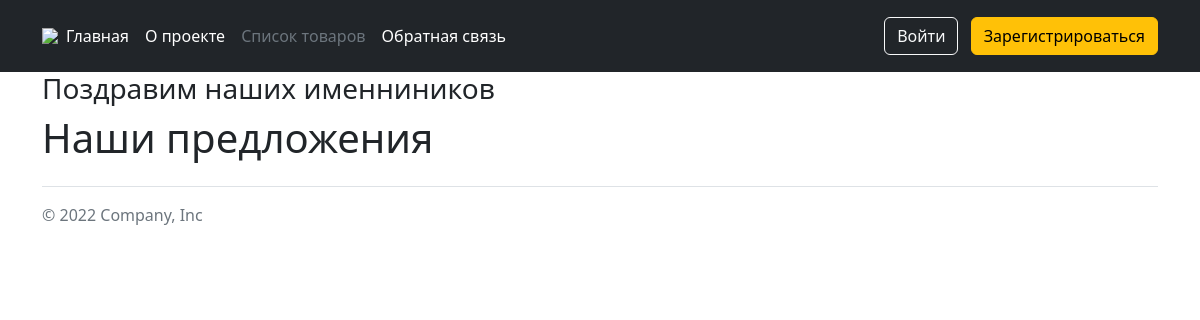
The app's page /catalog/, older data.
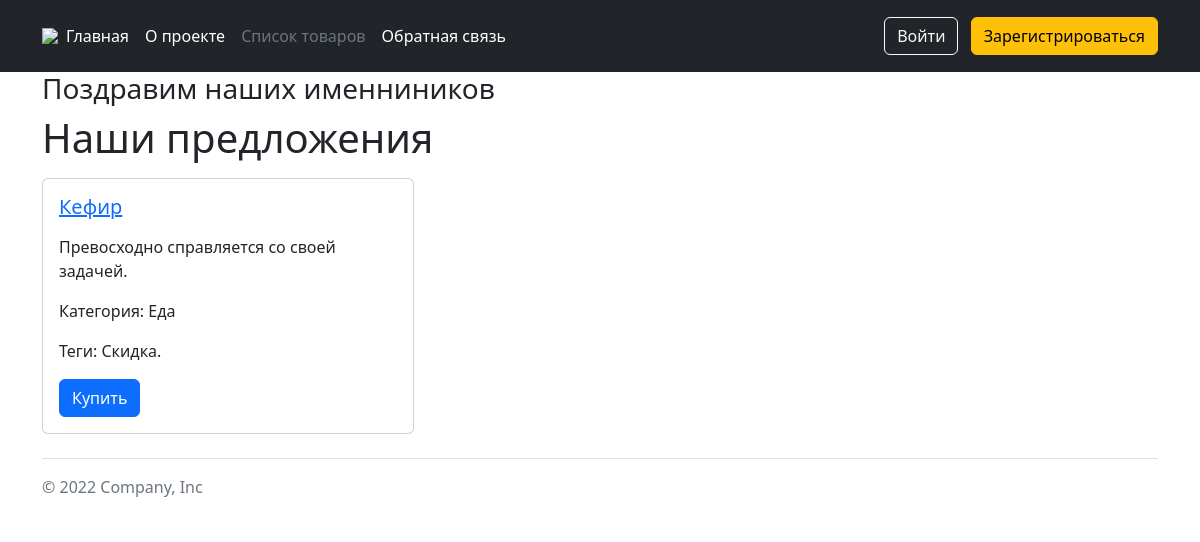
The same page, newer data.
### catalog/models.py (models this page shows, shortened)
class catalog_item(catalog):
    text = HTMLField(
        validators=[validate_must_be_param('превосходно', 'роскошно')],
        verbose_name="описание",
        help_text="должно содержаться слово превосходно или роскошно"
    )
    objects = ItemManager()
    category = models.ForeignKey(
        catalog_category(),
        on_delete=models.CASCADE,
        verbose_name="категория",
        help_text="выберете категорию"
    )
    tags = models.ManyToManyField(
        catalog_tag(),
        verbose_name="теги"
    )
    is_on_main = models.BooleanField(
        default=False,
        verbose_name="в главном"
    )
    class Meta:
        verbose_name = "товар"
        verbose_name_plural = "товары"

### core/models.py (models this page shows, shortened)
class catalog(models.Model):
    is_published = models.BooleanField(
        default=True,
        verbose_name="опубликовано"
    )
    name = models.CharField(
        max_length=150,
        verbose_name="название",
        help_text="максимально 150 символов"
    )
    class Meta:
        abstract = True

class catalog_slug(catalog):
    slug = models.SlugField(
        max_length=200,
        unique=True,
        verbose_name="название для url",
        help_text="максимальная длина - 200 символов, \
            только цифры, буквы латиницы и символы - и _"
    )

### catalog/managers.py (models this page shows)
class catalog_tag(catalog_slug):
    class Meta:
        verbose_name = "тег"
        verbose_name_plural = "теги"

### catalog/views.py (the view)
# urls.py: path('', views.Item_list.as_view(), name='item_list'),
class Item_list(ListView):
    model = Item
    template_name = 'catalog/item_list.html'
    context_object_name = 'items'
    def get_queryset(self):
        return Item.objects.catalog().order_by('name', 'category')

### catalog/managers.py (called while the page is built)
    def catalog(self):
        return (
            self.get_queryset()
                .filter(is_published=True)
                .select_related('category')
                .order_by('category__name')
                .prefetch_related(
                    Prefetch('tags', queryset=catalog_tag.objects.all())
                )
        )

### users/context_processors.py (called while the page is built)
def get_birthday_user(request):
    birthday_users = CustomUser.objects.filter(birthday=date.today()).only(
        'email',
        'username'
    )
    return {'birthday_users': birthday_users}

### templates/catalog/item_list.html
{% extends 'base.html' %}
{% load static %}
{% block content %}
    <div class="container">
        <h1>Наши предложения</h1>
        {% for item in items %}
        {% include "includes/item_card.html" %}
        {% endfor %}
    </div>
{% endblock %}

### templates/base.html (shortened to what this page needs)
{% load static %}
<!DOCTYPE html>
<html lang="ru">
<head>
    <link href="{% static 'bootstrap/css/bootstrap.min.css' %}" rel="stylesheet">
</head>
<body>
    {% include "includes/header.html" %}
    {% include "includes/birthday.html" %}
    <main>
        {% block content %}{% endblock %}
    </main>
    {% include "includes/footer.html" %}
</body>
</html>

### templates/includes/header.html (shortened to what this page needs)
{% load static %}
<header class="p-3 text-bg-dark">
    <div class="container">
      <div class="d-flex flex-wrap align-items-center justify-content-center justify-content-lg-start">
        <a href="/" class="d-flex align-items-center mb-2 mb-lg-0 text-white text-decoration-none">
          <img src="{% static 'favicon_package/logo.svg' %}"
        </a>
        <ul class="nav col-12 col-lg-auto me-lg-auto mb-2 justify-content-center mb-md-0">
          {% with request.resolver_match.view_name as view_name %}
            {% if view_name == 'homepage:home' %}
              <li><a href="{% url 'homepage:home' %}" class="nav-link px-2 text-secondary">Главная</a></li>
            {% else %}
              <li><a href="{% url 'homepage:home' %}" class="nav-link px-2 text-white">Главная</a></li>
            {% endif %}
            {% if view_name == 'about:description' %}
              <li><a href="{% url 'about:description' %}" class="nav-link px-2 text-secondary">О проекте</a></li>
            {% else %}
              <li><a href="{% url 'about:description' %}" class="nav-link px-2 text-white">О проекте</a></li>
            {% endif %}
            {% if view_name == 'catalog:item_list' or view_name == 'catalog:item_detail'%}
              <li><a href="{% url 'catalog:item_list' %}" class="nav-link px-2 text-secondary">Список товаров</a></li>
            {% else %}
              <li><a href="{% url 'catalog:item_list' %}" class="nav-link px-2 text-white">Список товаров</a></li>
            {% endif %}
            {% if view_name == 'feedback:feedback' or view_name == 'feedback:feedback'%}
              <li><a href="{% url 'feedback:feedback' %}" class="nav-link px-2 text-secondary">Обратная связь</a></li>
            {% else %}
              <li><a href="{% url 'feedback:feedback' %}" class="nav-link px-2 text-white">Обратная связь</a></li>
            {% endif %}
          {% endwith %}
        </ul>
        <div class="text-end">
          {% if user.is_authenticated %}
            <a type="button" class="btn btn-outline-light me-2" href="{% url 'users:profile' %}">Профиль {{ user.email }}</a>
            <a type="button" class="btn btn-outline-light me-2" href="{% url 'users:password_change' %}">Изменить пароль</a>
            <a type="button" class="btn btn-outline-light me-2" href="{% url 'users:password_reset' %}">Восстановить пароль</a>
            <a type="button" class="btn btn-warning" href="{% url 'users:logout' %}">Выход</a>
          {% else %}
            <a type="button" class="btn btn-outline-light me-2" href="{% url 'users:login' %}">Войти</a>
            <a type="button" class="btn btn-warning" href="{% url 'users:signup' %}">Зарегистрироваться</a>
          {% endif %}
        </div>
      </div>
    </div>
</header>

### templates/includes/birthday.html (shortened to what this page needs)
<div class="container">
    <h3>Поздравим наших именниников</h3>
</div>

### templates/includes/item_card.html (shortened to what this page needs)
{% with request.resolver_match.view_name as view_name %}
<div class="card item col-4 my-3">
    <div class="card-body">
        <h5 class="card-title"><a href="{% url 'catalog:item_detail' item.id %}">{{ item.name }}</a></h5>
        {% if view_name != 'catalog:item_detail' %}
            <p class="card-text">{{ item.text|truncatewords_html:10|safe }}</p>
        {% else %}
            <p class="card-text">{{ item.text|safe }}</p>
        {% endif %}
        <p class="card-text">Категория: {{ item.category.name }}</p>
        <p class="card-text">
            Теги:
            {% for tag in item.tags.all %}
                {{ tag.name }}.
            {% endfor %}
        </p>
        <a href="#" class="btn btn-primary">Купить</a>
    </div>
</div>
{% endwith %}

### templates/includes/footer.html
<div class="container">
    <footer class="py-3 my-4 border-top">
        <div class="col-md-4">
            <span class="text-muted">© {% now "Y" %} Company, Inc</span>
        </div>
    </footer>
</div>

Row changes from the older to the newer data that the page shows:
added catalog_item: name "Кефир", text "Превосходно справляется со своей задачей.", category.name "Еда"
added catalog_tag: name "Скидка"
